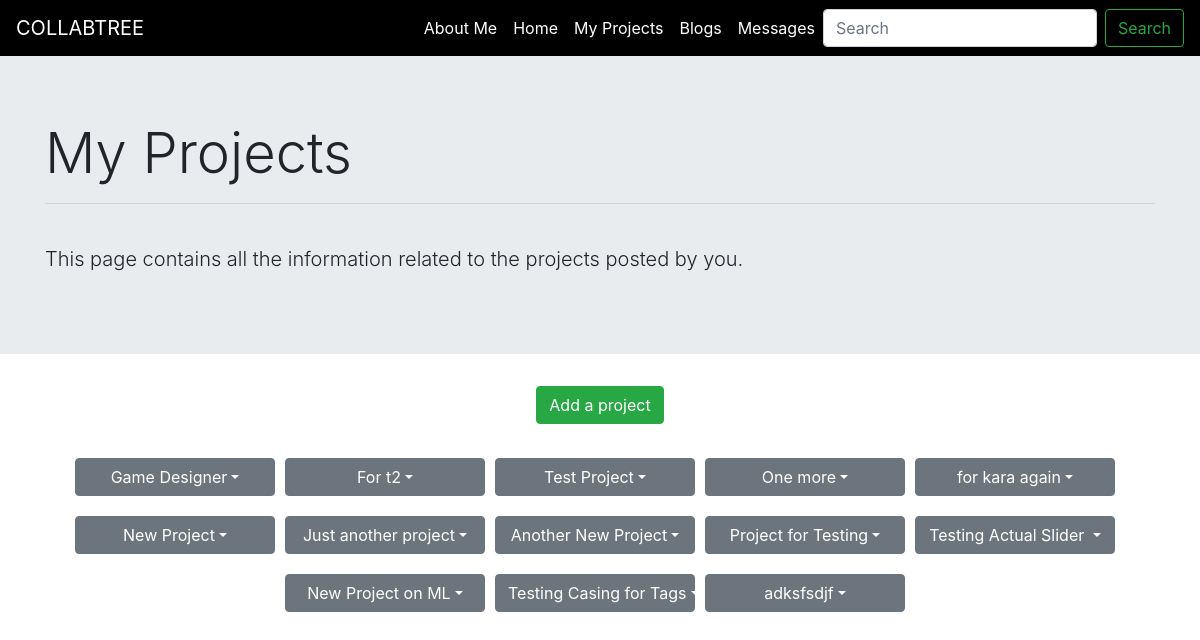
The app's page /my_projects (signed in), older data.
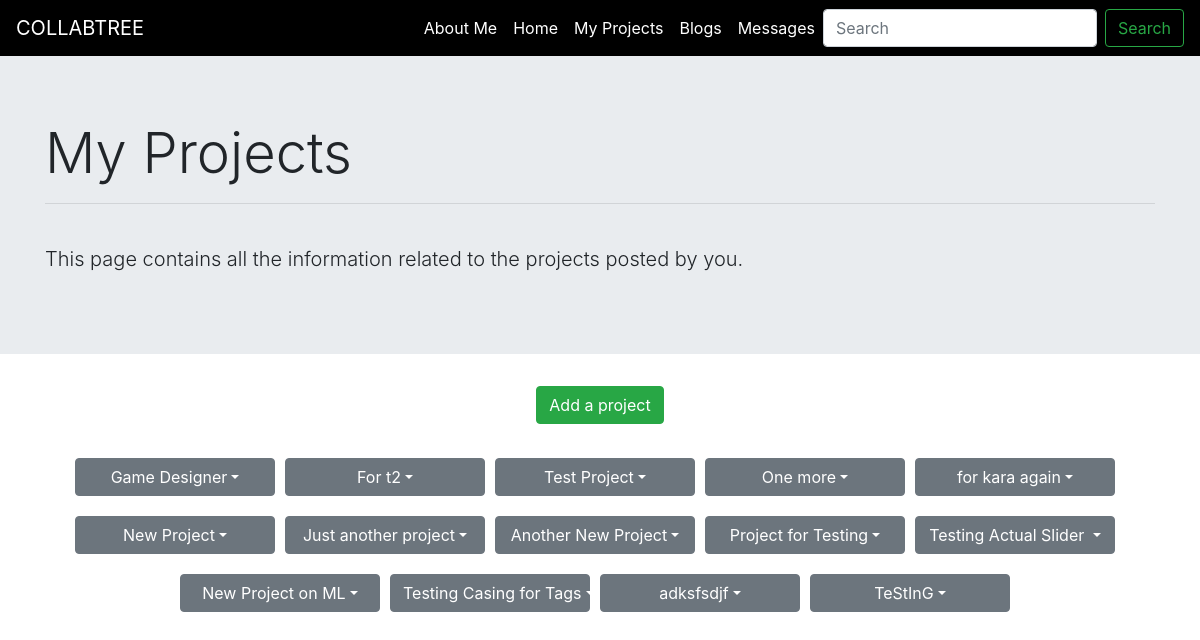
The same page, newer data.
### backend/models.py (models this page shows, shortened)
class Project(models.Model):
    category = models.CharField(max_length=30, blank=True, null=True)
    status = models.CharField(max_length=100, blank=True)
    title = models.CharField(max_length=200,blank=True)
    description = models.TextField(max_length=400,blank=True)
    owner = models.ForeignKey(UserAttribs, on_delete = models.CASCADE, related_name="owner")
    duration = models.IntegerField(blank=True, null=True)
    assigned_user = models.ForeignKey(UserAttribs, on_delete = models.CASCADE, related_name="assigned_user", null=True, blank=True)
    stipend = models.IntegerField(blank=True, null=True)
    applied_users = models.ManyToManyField(UserAttribs,  null=True, blank=True)
    tags_requirement = TaggableManager()
    project_questions = models.OneToOneField(Project_Question,on_delete=models.CASCADE,null=True, blank=True)

### backend/views.py (the view)
# urls.py: path('my_projects',views.my_projects, name='my_projects'),
def my_projects(request, message=None):
    project_objects = Project.objects.all()
    project_list=[]
    for project in project_objects:
        if project.owner == UserAttribs.objects.get(user=request.user):
            applied_users = project.applied_users.all()
            project_list.append({'project':project,'applied_users':applied_users})
    return render(request, 'My Projects/myProjects.html' ,{'project_list': project_list})

### backend/models.py (called while the page is built)
    def __str__(self):
        return self.user.username

### templates/My Projects/myProjects.html (shortened to what this page needs)
<html lang="en">
<head>
  <link rel="stylesheet" href="https://maxcdn.bootstrapcdn.com/bootstrap/4.0.0/css/bootstrap.min.css">
</head>
<body>
    <nav class="navbar navbar-expand-lg navbar-light navbar-custom" style="background-color: black;">
        <a class="navbar-brand navbar-color" style="color: white;" href="#">COLLABTREE</a>
        <div class="collapse navbar-collapse" style="background-color: black;" id="NavbarCollapsedContent">
          <ul class="navbar-nav ml-auto">
            <li class="nav-item">
              <a class="nav-link active" style="color: white;" href="{% url 'profile' %}">About Me</a>
            </li>
            <li class="nav-item">
              <a class="nav-link navbar-color" style="color: white;" href="{% url 'dashboard' %}">Home</a>
            </li>
            <li class="nav-item">
              <a class="nav-link navbar-color" style="color: white;" href="#">My Projects</a>
            </li>
            <li class="nav-item">
              <a class="nav-link navbar-color" style="color: white;" href="{% url 'blogs' %}">Blogs</a>
            </li>
            <li class="nav-item">
              <a class="nav-link navbar-color" style="color: white;" href="#">Messages</a>
            </li>
          </ul>
          <form class="form-inline my-2 my-lg-0">
            <input
              class="form-control mr-sm-2"
              type="search"
              placeholder="Search"
              aria-label="Search"
            />
            <button class="btn btn-outline-success my-2 my-sm-0" type="submit">
              Search
            </button>
          </form>
        </div>
      </nav>
      <div class="jumbotron jumbotron-fluid">
        <div class="container">
          <h2 class="display-4">My Projects</h2>
          <hr>
            <br>
          <p class="lead">This page contains all the information related to the projects posted by you.</p>
        </div>
      </div>
      <button type="button" style="margin: 0 auto ;" class="btn btn-success"><a href="{% url 'project_form' %}">Add a project</a></button>
      <br>
      <section class="containerr">
      <div class="my-projects">
        {% for project in project_list %}
        <span class="dropdown">
            <span class="btn btn-secondary dropdown-toggle dropdown-btn" type="button" id="dropdownMenuButton1" data-bs-toggle="dropdown"  data-toggle="dropdown">{{project.project.title}}</span>
          </span>
        </div>
        {% endfor %}
    </section>
</body>
</html>

Row changes from the older to the newer data that the page shows:
added Project: project "TeStInG"
